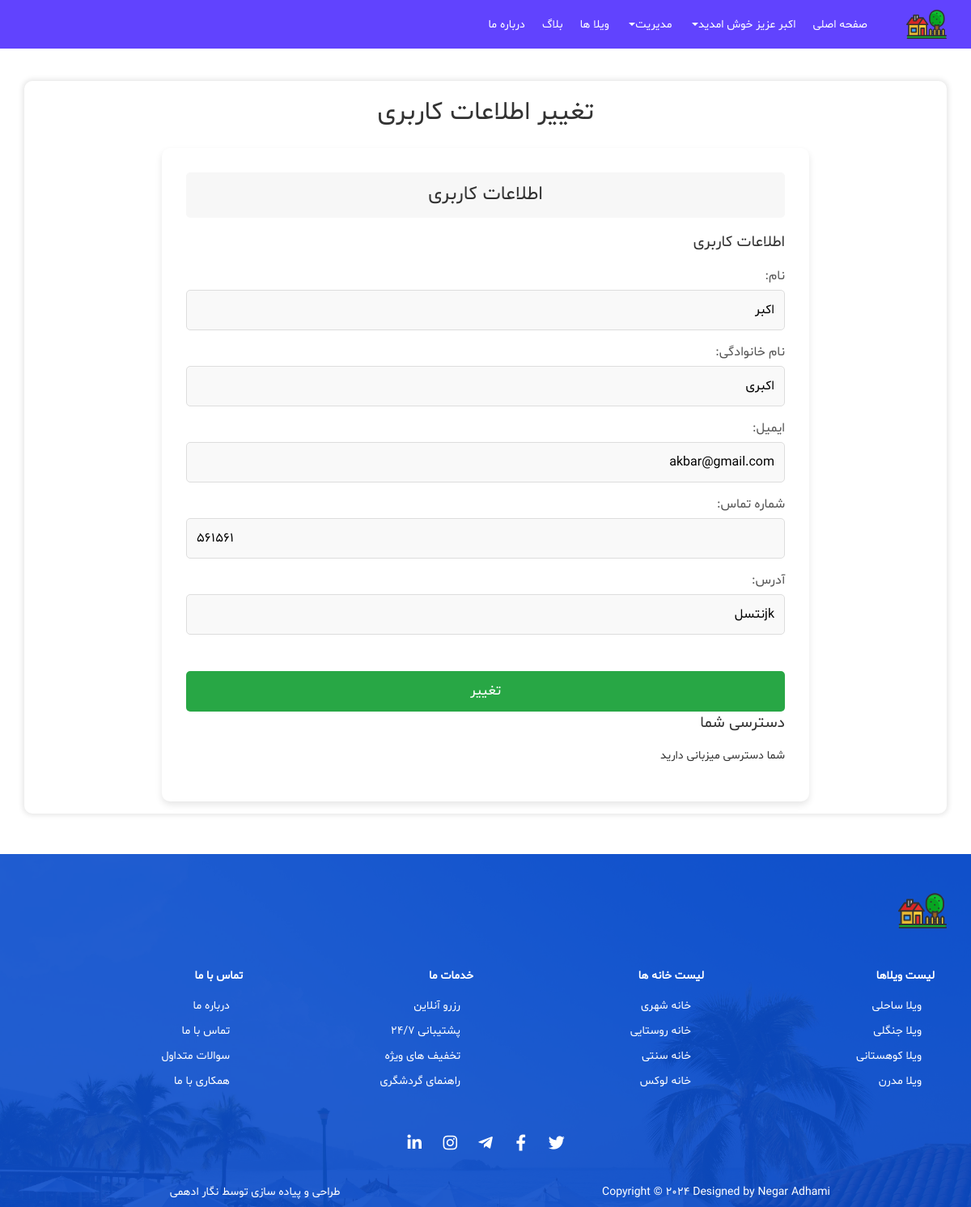
The page /user_info/ (signed in) on the database its author committed.
### users/models.py (models this page shows)
class User(AbstractUser):
    ROLES = ((1, 'Admin'), (2, 'Host'), (3, 'Passenger'))
    role = models.IntegerField(choices=ROLES, default=3)
    phonenumber = models.CharField(max_length=15, blank=True, null=True)
    address = models.TextField(blank=True, null=True)
    role_change_requested = models.BooleanField(default=False)
    is_active = models.BooleanField(default=True)
    objects = UserManager()

### users/views.py (the view)
# urls.py: path('user_info/', views.user_info, name='user_info'),
@login_required
def user_info(request):
    if request.method == 'POST':
        if 'update_profile' in request.POST:
            user_form = UserInfoForm(request.POST, instance=request.user)
            if user_form.is_valid():
                user_form.save()
                messages.success(request, 'اطلاعات کاربری شما با موفقیت تغییر یافت.')
                return redirect('user_info')
        elif 'request_role_change' in request.POST:
            request.user.role_change_requested = True
            request.user.save()
            messages.success(request, 'درخواست میزبانی شما با موفقیت ارسال گردید.')
            return redirect('user_info')
    else:
        user_form = UserInfoForm(instance=request.user)
    return render(request, 'users/user_info.html', {
        'user_form': user_form,
    })

### users/forms.py
class UserInfoForm(forms.ModelForm):
    class Meta:
        model = User
        fields = ['first_name', 'last_name', 'email', 'phonenumber', 'address']
        error_messages = {
            'first_name': {
                'required': 'نام الزامی است.',
                'invalid': 'نام معتبر وارد کنید.',
            },
            'last_name': {
                'required': 'نام خانوادگی الزامی است.',
                'invalid': 'نام خانوادگی معتبر وارد کنید.',
            },
            'email': {
                'required': 'ایمیل الزامی است.',
                'invalid': 'لطفاً یک ایمیل معتبر وارد کنید.',
            },
            'phonenumber': {
                'required': 'شماره تلفن الزامی است.',
                'invalid': 'شماره تلفن معتبر وارد کنید.',
            },
            'address': {
                'required': 'آدرس الزامی است.',
                'invalid': 'آدرس معتبر وارد کنید.',
            },
        }

### templates/users/user_info.html (shortened to what this page needs)
{% extends 'base.html' %}
{% block content %}
<section class="container content content-box">
    <h2 class="page-title">تغییر اطلاعات کاربری</h2>
    <div class="row mtop-2">
        <div class="col-md-10 col-sm-9 content-wrapper">
            <div class="tab-content" id="v-pills-tabContent">
                <div class="tab-pane fade show active" id="v-pills-home" role="tabpanel"
                    aria-labelledby="v-pills-home-tab">
                    <p class="section-header">اطلاعات کاربری</p>
                    <form method="post" class="user-info-form">
                        <fieldset class="form-section">
                            <legend>اطلاعات کاربری</legend>
                            <div class="form-input">
                                <label for="id_first_name" class="form-label">نام:</label>
                                <input class="input-field" type="text" name="first_name" id="id_first_name" value="{{ user_form.first_name.value }}" required>
                            </div>
                            <div class="form-input">
                                <label for="id_last_name" class="form-label">نام خانوادگی:</label>
                                <input class="input-field" type="text" name="last_name" id="id_last_name" value="{{ user_form.last_name.value }}" required>
                            </div>
                            <div class="form-input">
                                <label for="id_email" class="form-label">ایمیل:</label>
                                <input class="input-field" type="email" name="email" id="id_email" value="{{ user_form.email.value }}" required>
                            </div>
                            <div class="form-input">
                                <label for="id_phonenumber" class="form-label">شماره تماس:</label>
                                <input class="input-field" type="tel" name="phonenumber" id="id_phonenumber" value="{{ user_form.phonenumber.value }}" required>
                            </div>
                            <div class="form-input">
                                <label for="id_address" class="form-label">آدرس:</label>
                                <input class="input-field" type="text" name="address" id="id_address" value="{{ user_form.address.value }}" required>
                            </div>
                        </fieldset>
                        <button type="submit" name="update_profile" class="btn-submit">تغییر</button>
                    </form>
                    <fieldset>
                        <legend>دسترسی شما</legend>
                        {% if user.role == 1 %}
                            <p>شما دسترسی مدیریت دارید.</p>
                        {% elif user.role == 2 %}
                            <p>شما دسترسی میزبانی دارید</p>
                        {% elif user.role == 3 %}
                            <p>شما دسترسی مسافر دارید</p>
                        {% endif %}
                    </fieldset>
                </div>
            </div>
        </div>
    </div>
</section>
{% endblock %}

### templates/includes/header.html (shortened to what this page needs)
{% load static %}
<header>
    <nav class="navbar navbar-expand-lg fixed-top p-0 header-nav">
        <div class="container">
            <a class="navbar-brand p-0 m-0" href="#">
                <img src="{% static 'images/logo.svg' %}" alt="ویلا">
            </a>
            <div class="collapse navbar-collapse" id="navbarSupportedContent">
                <ul class="navbar-nav">
                    <li class="nav-item">
                        <a class="nav-link active" href="{% url 'home' %}" title="صفحه اصلی">صفحه اصلی</a>
                    </li>
                    {% if user.is_authenticated %}
                        <li class="nav-item dropdown">
                            <a class="nav-link dropdown-toggle d-flex align-items-center" href="#" id="navbarDropdown"
                                role="button" data-toggle="dropdown" aria-haspopup="true" aria-expanded="false"
                                title="سوییت ها">
                                {{ user.first_name }} عزیز خوش امدید
                            </a>
                        </li>
                        {% if user.role == 2 %}
                            <li class="nav-item dropdown">
                                <a class="nav-link dropdown-toggle d-flex align-items-center" href="#" id="navbarDropdown1"
                                    role="button" data-toggle="dropdown" aria-haspopup="true" aria-expanded="false"
                                    title="جاذبه گردشگری">
                                    مدیریت
                                </a>
                            </li>
                        {% endif %}
                    {% endif %}
                    <li class="nav-item">
                        <a class="nav-link" href="{% url 'house_list' %}" title="ویلا ها">ویلا ها</a>
                    </li>
                    <li class="nav-item">
                        <a class="nav-link" href="{% url 'article' %}" title="بلاگ">بلاگ</a>
                    </li>
                    <li class="nav-item">
                        <a class="nav-link" href="{% url 'about_us' %}" title="درباره ما">درباره ما</a>
                    </li>
                </ul>
            </div>
        </div>
    </nav>
</header>

### static/css/style.css (style rules this page uses)
* { flex-wrap: wrap; font-family: shabnam; position: relative; box-sizing: border-box; outline: none; }
body { text-align: right; color: #333333; font-size: 14px; }
a, a:hover, a:active, a:focus { text-decoration: none; color: inherit; }
.row { padding: 0; margin: 0; width: 100%; }
.container, .container-fluid { padding: 0; }
img { max-width: 100%; }
.h1, .h2, .h3, .h4, .h5, .h6, h1, h2, h3, h4, h5, h6 { line-height: 1.5; }
:root { --main-blue: #094ccb; --main-light-blue: #3094fb; --main-yellow: #fbce45; --main-red: #f50f76; }
.header-nav { background-color: #6143FE; color: white; transition: 0.3s linear; }
.header-nav .navbar-brand img { max-width: 100px; max-height: 60px; padding: 5px 0; }
.header-nav .nav-link { margin-left: 5px; transition: 0.15s linear; }
.content-box { margin: 50px auto; box-shadow: 0px 0px 6px 2px rgba(0, 0, 0, 0.1); border-radius: 10px; padding: 15px 0; }
.content { margin-top: 100px; }
.page-title { font-size: 2rem; color: #333; margin-bottom: 20px; text-align: center; }
.section-header { font-size: 1.5rem; background-color: #f7f7f7; padding: 10px; border-radius: 5px; text-align: center; }
.content-wrapper { padding: 30px; background-color: #fff; border-radius: 10px; box-shadow: 0 4px 8px rgba(0, 0, 0, 0.1); max-width: 800px; width: 100%; margin: 0 auto; }
.form-section { margin-bottom: 30px; }
.form-input { margin-bottom: 15px; }
.form-label { display: block; font-size: 1rem; color: #555; margin-bottom: 5px; }
.input-field { width: 100%; padding: 12px; border: 1px solid #ddd; border-radius: 5px; font-size: 1rem; background-color: #f9f9f9; transition: all 0.3s ease; }
.btn-submit, .btn-request { display: inline-block; padding: 12px 20px; font-size: 1.1rem; color: #fff; background-color: #28a745; border: none; border-radius: 5px; cursor: pointer; transition: background-color 0.3s ease; width: 100%; }
legend { font-size: 1.2rem; color: #333; margin-bottom: 15px; }

### rows shown on the page
User: first_name "اکبر", last_name "اکبری", email "akbar@gmail.com", phonenumber "561561", address "jkنتسل"
